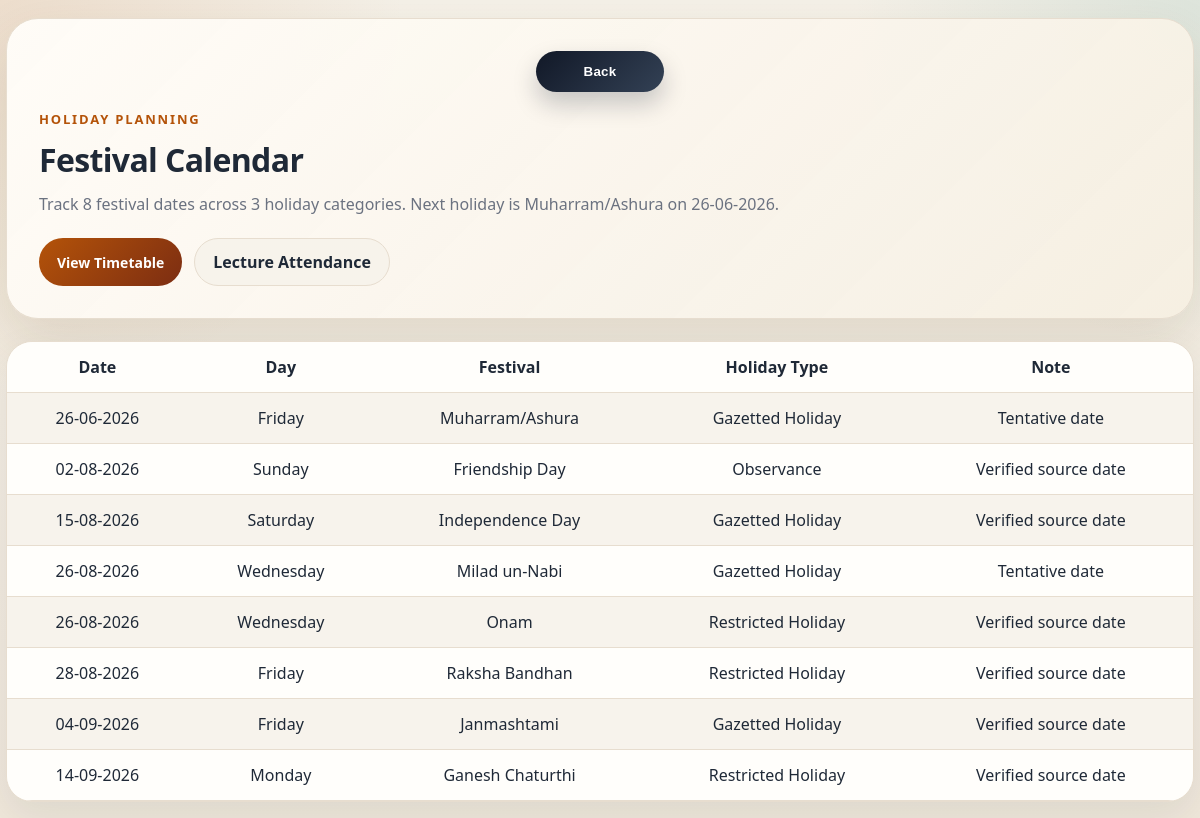
Page /festivals (signed in) on the committed database.
### tables this page shows
CREATE TABLE festivals(
        id INTEGER PRIMARY KEY AUTOINCREMENT,
        festival_date TEXT,
        day TEXT,
        name TEXT,
        holiday_type TEXT,
        note TEXT
    );

### app.py (the view)
@app.route("/festivals")
def festivals():
    if "user" not in session:
        return redirect("/")
    today_text = date.today().isoformat()
    with db() as con:
        ensure_festival_calendar(con)
        data = con.execute("""
        SELECT festival_date, day, name, holiday_type, note
        FROM festivals
        WHERE festival_date >= ?
        ORDER BY festival_date, id
        """, (today_text,)).fetchall()
    total_festivals = len(data)
    holiday_type_count = len({row["holiday_type"] for row in data if row["holiday_type"]})
    next_festival = next((row for row in data if (row["festival_date"] or "") >= today_text), None)
    return render_template(
        "shared/festivals.html",
        data=data,
        is_student_view=session.get("role") == "student",
        total_festivals=total_festivals,
        holiday_type_count=holiday_type_count,
        next_festival=next_festival,
    )

### app.py (called while the page is built)
def db():
    con = sqlite3.connect(app.config["DATABASE_PATH"])
    con.row_factory = sqlite3.Row
    return con

def format_display_date(value):
    try:
        return date.fromisoformat(value).strftime("%d-%m-%Y")
    except (TypeError, ValueError):
        return value or "-"

def ensure_festival_calendar(con, reset=False):
    festival_rows = con.execute("""
        SELECT id, festival_date
        FROM festivals
        WHERE festival_date IS NOT NULL AND festival_date != ''
    """).fetchall()
    for row in festival_rows:
        day = date.fromisoformat(row["festival_date"]).strftime("%A")
        con.execute("UPDATE festivals SET day=? WHERE id=?", (day, row["id"]))

### templates/shared/festivals.html (shortened to what this page needs)
<!DOCTYPE html>
<html>
<head>
<link rel="stylesheet" href="{{ url_for('static', filename='style.css') }}">
</head>
<body>
<div class="page-shell">
    <div class="page-hero">
        <div class="back-button">
            <button type="button" onclick="history.back()">Back</button>
        </div>
        <div class="section-title">Holiday Planning</div>
        <h1>Festival Calendar</h1>
        <p>
            Track {{ total_festivals }} festival dates across {{ holiday_type_count }} holiday categories.
            {% if next_festival %}
            Next holiday is {{ next_festival["name"] }} on {{ next_festival["festival_date"]|display_date }}.
            {% endif %}
        </p>
        <div class="action-row">
            <a href="/timetable" class="primary-link">View Timetable</a>
            {% if not is_student_view %}
            <a href="/lecture_attendance" class="secondary-link">Lecture Attendance</a>
            {% endif %}
        </div>
    </div>
    <div class="table-shell">
        <table>
            <tr>
                <th>Date</th>
                <th>Day</th>
                <th>Festival</th>
                <th>Holiday Type</th>
                <th>Note</th>
            </tr>
            {% for row in data %}
            <tr>
                <td>{{ row["festival_date"]|display_date }}</td>
                <td>{{ row["day"] }}</td>
                <td>{{ row["name"] }}</td>
                <td>{{ row["holiday_type"] }}</td>
                <td>{{ row["note"] }}</td>
            </tr>
            {% else %}
            <tr>
                <td colspan="5" class="empty-copy">No festival dates available right now.</td>
            </tr>
            {% endfor %}
        </table>
    </div>
</div>
</body>
</html>

### static/style.css (style rules this page uses)
:root { --bg:#f5f1e8; --surface:#fffdf8; --surface-soft:#f7f3eb; --surface-strong:#0f172a; --line:#e7ddcf; --line-strong:#d6c7b5; --text:#1f2937; --muted:#6b7280; --primary:#b45309; --primary-deep:#7c2d12; --accent:#0f766e; --danger:#b91c1c; --success:#15803d; --shadow:0 22px 55px rgba(85, 55, 17, 0.12); --shadow-soft:0 14px 38px rgba(15, 23, 42, 0.08); --radius-xl:28px; --radius-lg:20px; --radius-md:14px; --font-sans:"Poppins", "Segoe UI", sans-serif; --gradient-main:linear-gradient(135deg, #1f2937, #8b4513 52%, #d97706); --gradient-soft:linear-gradient(135deg, rgba(180,83,9,0.14), rgba(15,118,110,0.12)); }
* { box-sizing:border-box; }
html { scroll-behavior:smooth; }
body { margin:0; color:var(--text); font-family:var(--font-sans); background: radial-gradient(circle at top left, rgba(180,83,9,0.12), transparent 28%), radial-gradient(circle at top right, rgba(15,118,110,0.10), transparent 24%), linear-gradient(180deg, var(--bg), #efe7da); min-height:100vh; overflow-x:hidden; transition:background .3s ease,color .3s ease; }
h1,h2,h3,h4,h5,h6 { font-family:var(--font-sans); letter-spacing:-0.02em; }
a { color:inherit; text-decoration:none; }
button, .button-link { display:inline-flex; align-items:center; justify-content:center; gap:8px; padding:13px 20px; border:none; border-radius:999px; background:linear-gradient(135deg, var(--primary), var(--primary-deep)); color:#fff; font-weight:700; letter-spacing:.02em; cursor:pointer; transition:transform .2s ease, box-shadow .2s ease, opacity .2s ease; box-shadow:0 14px 28px rgba(124,45,18,0.22); }
table { width:100%; border-collapse:collapse; overflow:hidden; }
th,td { padding:14px 16px; text-align:center; border-bottom:1px solid var(--line); }
tbody tr { background:rgba(255,255,255,0.55); transition:transform .15s ease, background .15s ease; }
tbody tr:nth-child(even) { background:rgba(247,243,235,0.95); }
.back-button { text-align:center; margin-bottom:18px; }
.back-button button { width:auto; min-width:128px; background:linear-gradient(135deg, #111827, #334155); box-shadow:0 12px 24px rgba(15,23,42,0.22); }
.section-title { font-size:13px; letter-spacing:.14em; text-transform:uppercase; color:var(--primary); font-weight:700; margin-bottom:10px; }
.page-shell { width:calc(100% - 12px); max-width:1680px; margin:18px auto 40px; }
.page-hero { padding:32px; border:1px solid var(--line); border-radius:32px; background:linear-gradient(135deg, rgba(255,253,248,0.98), rgba(246,239,226,0.94)); box-shadow:var(--shadow); }
.page-hero h1, .page-hero h2 { margin:0; }
.page-hero p { color:var(--muted); margin:10px 0 0; line-height:1.7; }
.action-row { display:flex; gap:12px; flex-wrap:wrap; margin:20px 0 0; }
.action-row a, .action-row button { display:inline-flex; align-items:center; justify-content:center; padding:12px 18px; border-radius:999px; font-weight:700; }
.action-row .primary-link { background:linear-gradient(135deg, var(--primary), var(--primary-deep)); color:white; border:none; cursor:pointer; font-family:var(--font-sans); font-size:14px; }
.action-row .secondary-link { background:var(--surface-soft); color:var(--text); border:1px solid var(--line); }
.table-shell { margin-top:22px; border-radius:26px; overflow:hidden; border:1px solid var(--line); background:var(--surface); box-shadow:var(--shadow-soft); }

### rows in the picture
festivals: name "Muharram/Ashura", festival_date|display_date "26-06-2026", day "Friday", holiday_type "Gazetted Holiday", note "Tentative date"
festivals: festival_date|display_date "02-08-2026", day "Sunday", name "Friendship Day", holiday_type "Observance", note "Verified source date"
festivals: festival_date|display_date "15-08-2026", day "Saturday", name "Independence Day", holiday_type "Gazetted Holiday", note "Verified source date"
festivals: festival_date|display_date "26-08-2026", day "Wednesday", name "Milad un-Nabi", holiday_type "Gazetted Holiday", note "Tentative date"
festivals: festival_date|display_date "26-08-2026", day "Wednesday", name "Onam", holiday_type "Restricted Holiday", note "Verified source date"
festivals: festival_date|display_date "28-08-2026", day "Friday", name "Raksha Bandhan", holiday_type "Restricted Holiday", note "Verified source date"
festivals: festival_date|display_date "04-09-2026", day "Friday", name "Janmashtami", holiday_type "Gazetted Holiday", note "Verified source date"
festivals: festival_date|display_date "14-09-2026", day "Monday", name "Ganesh Chaturthi", holiday_type "Restricted Holiday", note "Verified source date"

### other values in the picture
{{ total_festivals }} "8"
{{ holiday_type_count }} "3"
